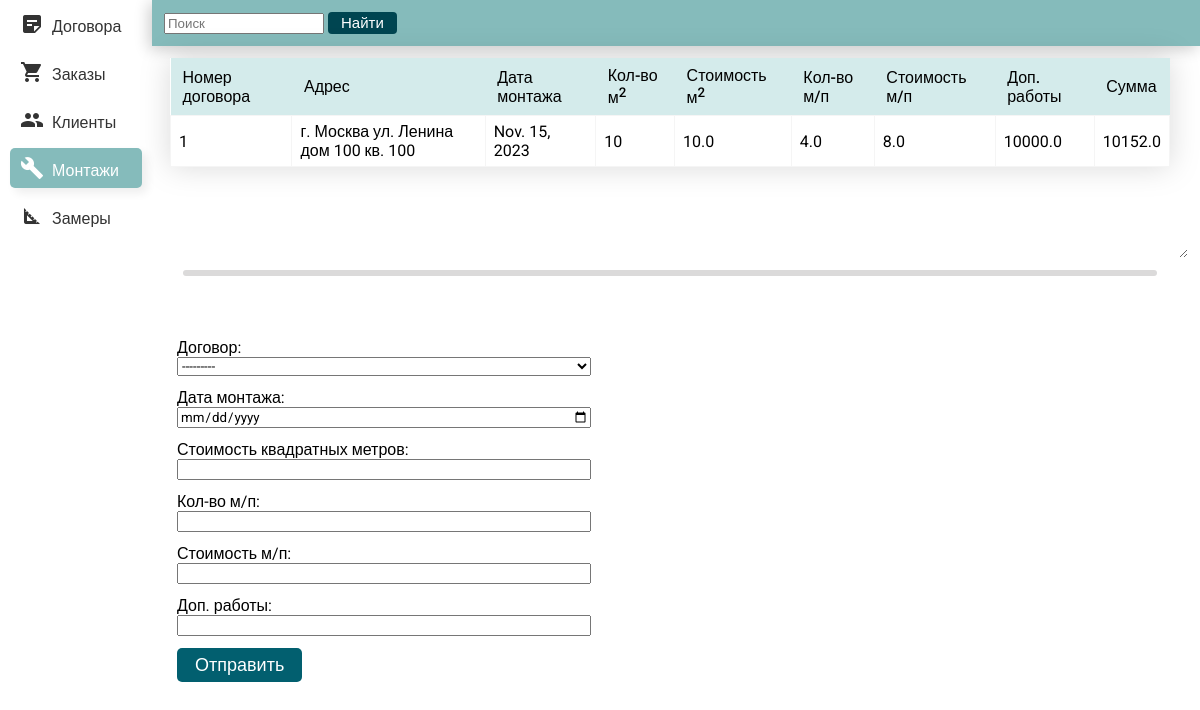
Page /forms/installations on the earlier database version.
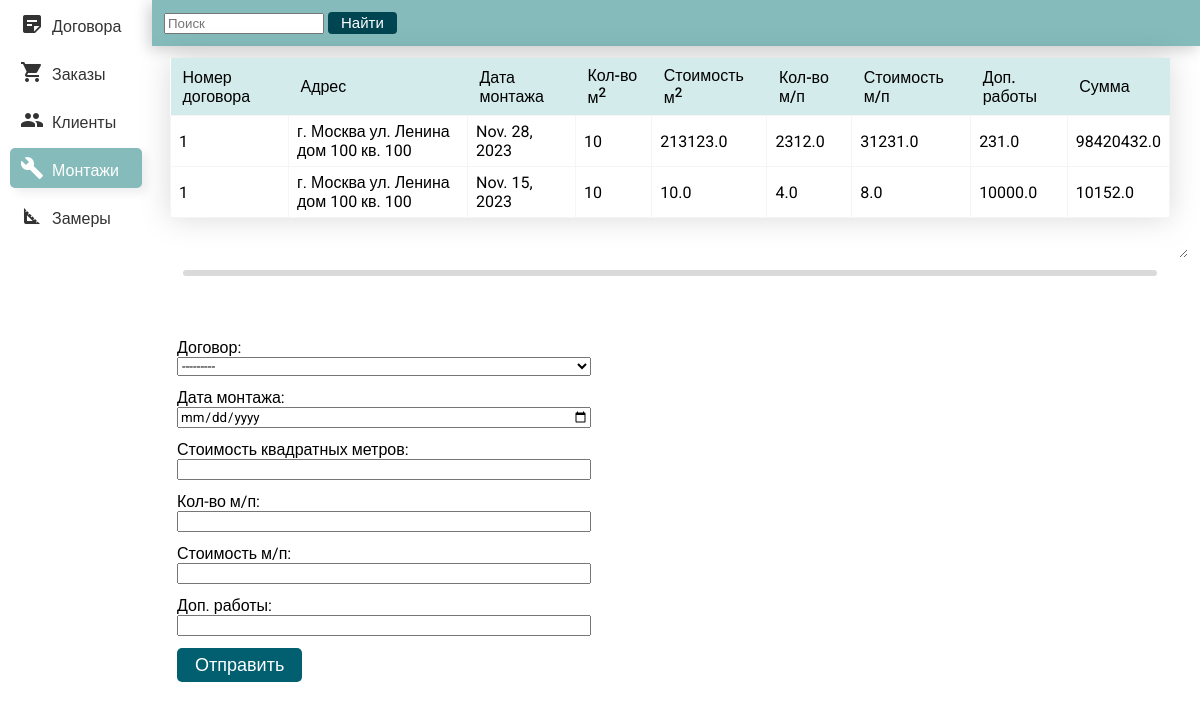
Same page on the later database version.
### main_forms/models.py (models this page shows)
class Installations(models.Model):
    contract = models.ForeignKey(Contracts, on_delete=models.CASCADE)  # Ссылка на модель договоров.
    installation_date = models.DateField(verbose_name='Дата монтажа')                       # Дата монтажа.
    square_meters_price = models.FloatField(verbose_name='Стоимость квадратных метров')                    # Стоимость м2.
    linear_meters = models.FloatField(max_length=255, verbose_name='Кол-во м/п')            # Кол-во м/п.
    linear_meters_price = models.FloatField(verbose_name='Стоимость м/п')                   # Стоимость м/п.
    additional_works = models.FloatField(verbose_name='Доп. работы')                        # Доп. работы.
    total_amount = models.FloatField(verbose_name='Сумма')                                  # Сумма.
    objects = models.Manager()

class Contracts(models.Model):
    customer = models.ForeignKey(Customers, on_delete=models.CASCADE)
    contract_number = models.CharField(max_length=255, verbose_name='Номер договора')       # Номер договора.
    address = models.CharField(max_length=255, verbose_name='Адрес')                        # Адрес
    price = models.FloatField(verbose_name='Цена')                                          # Цена.
    prepayment = models.FloatField(verbose_name='Предоплата')                               # Предоплата.
    debt = models.FloatField(verbose_name='Долг')                                           # Долг.
    delivery_date_by_contract = models.DateField(verbose_name='Дата доставки по договору')  # Дата доставки по договору.
    objects = models.Manager()
    def __str__(self):
        return self.contract_number

### main_forms/views.py (the view)
# urls.py: path("forms/installations", views.create_installation, name="create_installation"),
def create_installation(request):
    subquery = Orders.objects.filter(contract=OuterRef('contract')).order_by('square_meters').values(
        'square_meters')[:1]
    table_data = Installations.objects.annotate(square_meters=Subquery(subquery))
    return create_entity(request, table_data, InstallationsForm, "main_forms/installations.html", "installations")

### main_forms/views.py (called while the page is built)
def create_entity(request, table_data, form_class, template_name, this_page):
    if request.method == 'POST':
        form = form_class(request.POST)
        if form.is_valid():
            task = form.save(commit=False)
            task.save()
    else:
        form = form_class
    context = {'table_data': table_data, "form": form, "this_page": this_page}
    return render(request, template_name, context=context)

### main_forms/templates/main_forms/installations.html (shortened to what this page needs)
{% extends "main_forms/base.html" %}
{% block form_block %}
<div class="table-container">
  <table>
    <thead>
      <tr>
        <th>Номер договора</th>
        <th>Адрес</th>
        <th>Дата монтажа</th>
        <th>Кол-во м<sup>2</sup></th>
        <th>Стоимость м<sup>2</sup></th>
        <th>Кол-во м/п</th>
        <th>Стоимость м/п</th>
        <th>Доп. работы</th>
        <th>Сумма</th>
      </tr>
    </thead>
    <tbody>
      {% for row in table_data|slice:'::-1' %}
      <tr>
        <td>{{ row.contract }}</td>
        <td>{{ row.contract.address }}</td>
        <td>{{ row.installation_date }}</td>
        <td>{{ row.square_meters }}</td>
        <td>{{ row.square_meters_price }}</td>
        <td>{{ row.linear_meters }}</td>
        <td>{{ row.linear_meters_price }}</td>
        <td>{{ row.additional_works }}</td>
        <td>{{ row.total_amount }}</td>
      </tr>
      {% endfor %}
    </tbody>
  </table>
</div>
<div class="resize-handle"></div>
<form action="{% url 'create_installation' %}" method="post">
  {{ form.as_div }}
  <button class="sumbit_button" type="submit" name="submit">Отправить</button>
</form>
{% endblock %}

Differences in the rows shown:
added Installations: contract "1", contract.address "г. Москва ул. Ленина дом 100 кв. 100", installation_date "Nov. 28, 2023", square_meters "10", square_meters_price "213123.0", linear_meters "2312.0", linear_meters_price "31231.0", additional_works "231.0", total_amount "98420432.0"
